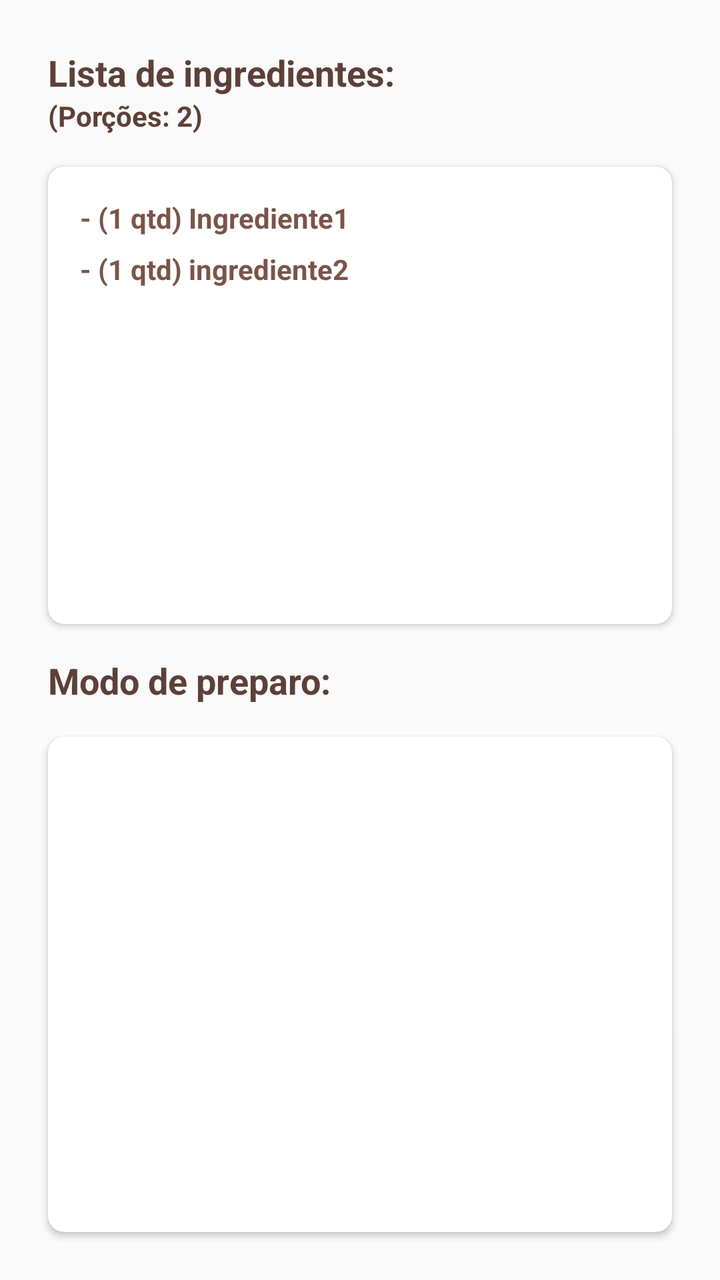
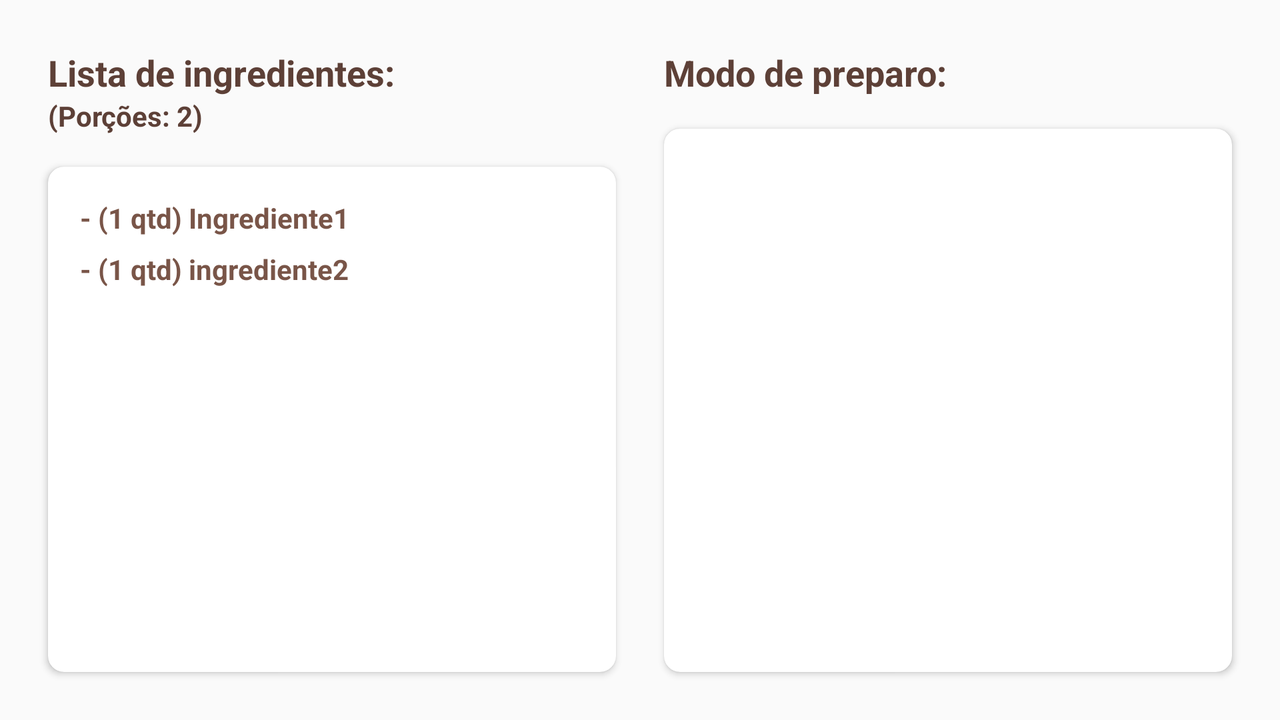

One screen, two layout resources from the same app: the default and the repository's alternative for another configuration. Each is rendered where Android would select it; the XML of both is given below.
<!-- AndroidManifest.xml: application theme AppTheme -->
<!-- res/layout/steps_fragment_master_list.xml -->
<?xml version="1.0" encoding="utf-8"?>
<LinearLayout xmlns:android="http://schemas.android.com/apk/res/android"
    android:layout_width="match_parent"
    android:layout_height="match_parent"
    android:orientation="vertical"
    android:padding="@dimen/activity_horizontal_margin">

    <include
        layout="@layout/recipe_ingredients"
        android:layout_width="match_parent"
        android:layout_height="0dp"
        android:layout_weight="1" />

    <include
        layout="@layout/recipe_steps"
        android:layout_width="match_parent"
        android:layout_height="0dp"
        android:layout_weight="1" />

</LinearLayout>
<!-- res/layout/recipe_ingredients.xml (included above) -->
<?xml version="1.0" encoding="utf-8"?>
<LinearLayout xmlns:android="http://schemas.android.com/apk/res/android"
    xmlns:tools="http://schemas.android.com/tools"
    android:layout_width="match_parent"
    android:layout_height="match_parent"
    android:layout_centerInParent="true"
    android:layout_margin="@dimen/activity_horizontal_margin"
    android:clipToPadding="false"
    android:orientation="vertical"
    android:padding="@dimen/list_item_padding">

    <TextView
        style="@style/LabelTheme"
        android:text="@string/label_ingredients" />

    <TextView
        android:id="@+id/servings_text_view"
        style="@style/ServingsLabelTheme"
        tools:text="(Porções: 2)" />

    <android.support.v7.widget.CardView xmlns:card_view="http://schemas.android.com/apk/res-auto"
        android:layout_width="match_parent"
        android:layout_height="0dp"
        android:layout_gravity="center_horizontal"
        android:layout_marginTop="@dimen/activity_vertical_margin"
        android:layout_weight="1"
        card_view:cardBackgroundColor="@color/colorCardView"
        card_view:cardCornerRadius="@dimen/list_item_corner"
        card_view:cardElevation="@dimen/list_item_elevation">

        <ScrollView
            android:layout_width="match_parent"
            android:layout_height="match_parent"
            android:padding="@dimen/activity_horizontal_margin">

            <TextView
                android:id="@+id/ingredient_list"
                style="@style/IngredientsTheme"
                tools:text="- (1 qtd) Ingrediente1\n- (1 qtd) ingrediente2" />
        </ScrollView>
    </android.support.v7.widget.CardView>
</LinearLayout>
<!-- res/layout/recipe_steps.xml (included above) -->
<?xml version="1.0" encoding="utf-8"?>
<LinearLayout xmlns:android="http://schemas.android.com/apk/res/android"
    android:layout_width="match_parent"
    android:layout_height="match_parent"
    android:layout_centerInParent="true"
    android:layout_margin="@dimen/activity_horizontal_margin"
    android:clipToPadding="false"
    android:orientation="vertical"
    android:padding="@dimen/list_item_padding">

    <TextView
        style="@style/LabelTheme"
        android:text="@string/label_steps" />

    <android.support.v7.widget.CardView xmlns:card_view="http://schemas.android.com/apk/res-auto"
        android:layout_width="match_parent"
        android:layout_height="0dp"
        android:layout_gravity="center_horizontal"
        android:layout_marginTop="@dimen/activity_vertical_margin"
        android:layout_weight="1"
        card_view:cardBackgroundColor="@color/colorCardView"
        card_view:cardCornerRadius="@dimen/list_item_corner"
        card_view:cardElevation="@dimen/list_item_elevation">

        <android.support.v7.widget.RecyclerView
            android:id="@+id/rv_steps"
            android:layout_width="match_parent"
            android:layout_height="match_parent"
            android:paddingBottom="@dimen/list_item_padding"
            android:paddingLeft="@dimen/list_item_padding"
            android:paddingStart="@dimen/list_item_padding"
            android:paddingTop="@dimen/list_item_padding" />
    </android.support.v7.widget.CardView>
</LinearLayout>
<!-- resources referenced by this layout -->
<resources>
  <color name="colorCardView">#FFFFFF</color>
  <dimen name="activity_horizontal_margin">16dp</dimen>
  <dimen name="activity_vertical_margin">16dp</dimen>
  <dimen name="list_item_corner">8dp</dimen>
  <dimen name="list_item_elevation">2dp</dimen>
  <dimen name="list_item_padding">8dp</dimen>
  <string name="label_ingredients">Lista de ingredientes:</string>
  <string name="label_steps">Modo de preparo:</string>
  <style name="IngredientsTheme" parent="LabelTheme">
          <item name="android:textColor">@color/colorPrimary</item>
          <item name="android:textAppearance">?android:textAppearanceSmall</item>
          <item name="android:lineSpacingMultiplier">1.5</item>
      </style>
  <style name="LabelTheme">
          <item name="android:layout_width">match_parent</item>
          <item name="android:layout_height">wrap_content</item>
          <item name="android:textAppearance">?android:textAppearanceMedium</item>
          <item name="android:textColor">@color/colorPrimaryDark</item>
          <item name="android:textStyle">bold</item>
      </style>
  <style name="ServingsLabelTheme" parent="LabelTheme">
          <item name="android:textAppearance">?android:textAppearanceSmall</item>
      </style>
  <style name="AppTheme" parent="Theme.AppCompat.Light.NoActionBar">
          <item name="colorPrimary">@color/colorPrimary</item>
          <item name="colorPrimaryDark">@color/colorPrimaryDark</item>
          <item name="colorAccent">@color/colorAccent</item>
      </style>
  <color name="colorPrimary">#795548</color>
  <color name="colorPrimaryDark">#5D4037</color>
  <color name="colorAccent">#FF9800</color>
</resources>
<!-- res/layout-land/steps_fragment_master_list.xml (the repository's variant of the layout above) -->
<!-- drawn on the phone turned sideways -->
<?xml version="1.0" encoding="utf-8"?>
<LinearLayout xmlns:android="http://schemas.android.com/apk/res/android"
    android:layout_width="match_parent"
    android:layout_height="match_parent"
    android:orientation="horizontal"
    android:padding="@dimen/activity_horizontal_margin">

    <include
        layout="@layout/recipe_ingredients"
        android:layout_width="0dp"
        android:layout_height="match_parent"
        android:layout_weight="1" />

    <View
        android:layout_width="@dimen/list_item_padding"
        android:layout_height="match_parent" />

    <include
        layout="@layout/recipe_steps"
        android:layout_width="0dp"
        android:layout_height="match_parent"
        android:layout_weight="1" />

</LinearLayout>
